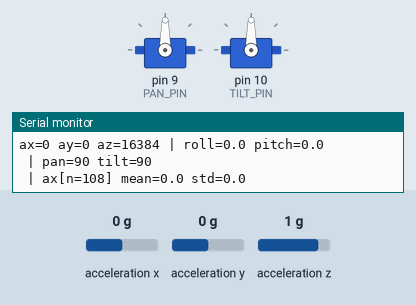
Recording of a sketch running on a simulated Arduino Uno, built with avr-gcc and run on an emulated ATmega328P. On the bench: 2 × servo, the last lines printed to the serial monitor. Wiring (inferred from the names in the program): MPU-6050 motion sensor at I2C address 0x68. The inputs (shaded band) are chosen by the test bench; at power-on: acceleration x 0 g, acceleration y 0 g, acceleration z 1 g.

Above: at 1.2 s.
1.3 s: acceleration x set to -0.8 g
At 2.1 s:
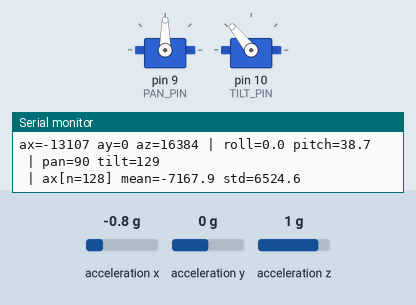
3.0 s: acceleration y set to -1.4 g
At 3.7 s:
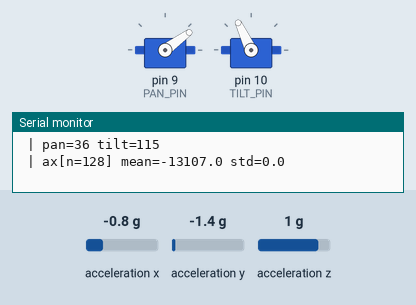
4.6 s: acceleration z set to -1.4 g
At 5.2 s:
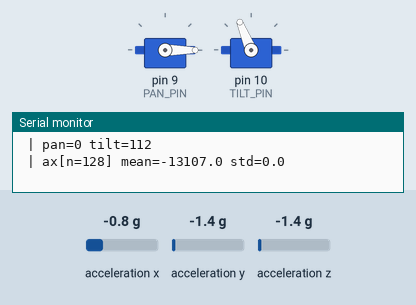
6.2 s: acceleration x set to -1.4 g
At 7.4 s:
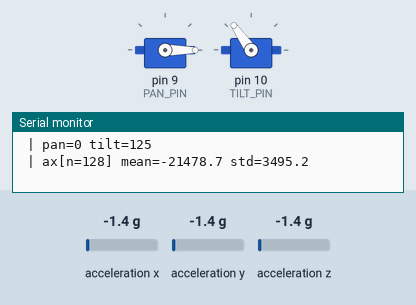
7.8 s: acceleration y set to -0.2 g
At 9.1 s:
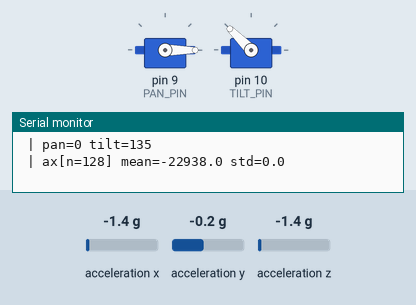
9.4 s: acceleration y set to 0.1 g
At 10.3 s:
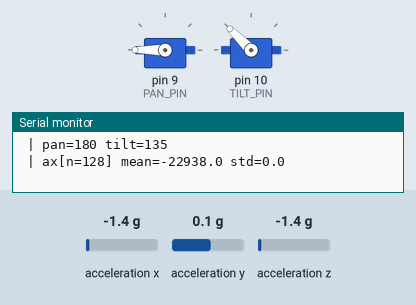
Timing chart, 0 to 12.1 s (numbered marks = the images above; inputs shaded):
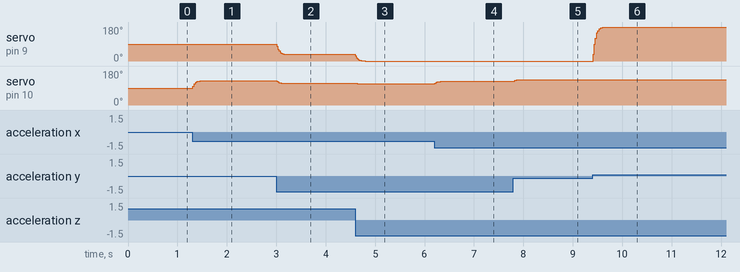

Measured:
- the behaviour switches between -0.1 and 0 g on acceleration y (found by bisection; images 5 and 6)
- after the input at 1.3 s, servo on pin 10 (TILT_PIN): 90° → 128° at once, → 129° 0.24 s later
- after the input at 3.0 s, servo on pin 9 (PAN_PIN): 90° → 36° at once; servo on pin 10 (TILT_PIN): 129° → 115° at once
- after the input at 4.6 s, servo on pin 9 (PAN_PIN): moves from 36° to 0° over 0.20 s, starting at once; servo on pin 10 (TILT_PIN): 115° → 112° at once
- after the input at 6.2 s, servo on pin 10 (TILT_PIN): 112° → 125° at once
- after the input at 7.8 s, servo on pin 10 (TILT_PIN): 125° → 134° at once, → 135° 0.17 s later
- after the input at 9.4 s, servo on pin 9 (PAN_PIN): moves from 0° to 180° over 0.26 s, starting at once

The sketch:

laser_turret.ino
```cpp
/*
 * laser_turret.ino
 * Double-axis turret controlled by tilting an MPU-6050.
 */
#include <Wire.h>
#include <Servo.h>
const uint8_t MPU_ADDR = 0x68;          // I2C address (AD0 left unconnected)

const uint8_t REG_PWR_MGMT_1   = 0x6B;  // power management, chip starts asleep
const uint8_t REG_ACCEL_CONFIG = 0x1C;  // accelerometer range setting
const uint8_t REG_WHO_AM_I     = 0x75;  // identity register, normally 0x68

const uint8_t REG_ACCEL_XOUT_H = 0x3B;  // first of 6 accel bytes (XH XL YH YL ZH ZL)

const uint16_t SAMPLE_PERIOD_MS = 10;   // read sensor at ~100 Hz
const uint16_t PRINT_PERIOD_MS  = 100;  // print at ~10 Hz

const float SMOOTHING = 0.2f;   // 0..1, lower = smoother but laggier

const uint8_t PAN_PIN  = 9;    // servo that follows roll  (left/right)
const uint8_t TILT_PIN = 10;   // servo that follows pitch (up/down)

// If a servo moves the wrong way, flip its flag to true.
const bool INVERT_PAN  = false;
const bool INVERT_TILT = false;

const uint8_t WINDOW_SIZE = 128;   // rolling window length required by the trial

struct AccelData {
  int16_t x;
  int16_t y;
  int16_t z;
};

/*
 * RollingStats: keeps the most recent WINDOW_SIZE samples in a fixed size
 * circular buffer and computes mean / standard deviation on demand.
 * The buffer is a plain array inside the object
 */
class RollingStats {
 public:
  RollingStats() : head_(0), count_(0) {
    for (uint8_t i = 0; i < WINDOW_SIZE; i++) {
      samples_[i] = 0;
    }
  }

  // Add one sample, once full, the oldest sample is overwritten.
  void add(int16_t value) {
    samples_[head_] = value;
    head_ = (head_ + 1) % WINDOW_SIZE;
    if (count_ < WINDOW_SIZE) {
      count_++;
    }
  }

  uint8_t size() const { return count_; }

  float mean() const {
    if (count_ == 0) return 0.0f;
    int32_t sum = 0;   // 128 * 32768 fits in 32 bits
    for (uint8_t i = 0; i < count_; i++) {
      sum += samples_[i];
    }
    return (float)sum / (float)count_;
  }

  // Population standard deviation: sqrt( sum((x - mean)^2) / N )
  float stdDev() const {
    if (count_ < 2) return 0.0f;
    float m = mean();
    float acc = 0.0f;
    for (uint8_t i = 0; i < count_; i++) {
      float d = (float)samples_[i] - m;
      acc += d * d;
    }
    return sqrt(acc / (float)count_);
  }

 private:
  int16_t samples_[WINDOW_SIZE];
  uint8_t head_;    // index where the next sample will be written
  uint8_t count_;   // how many valid samples we hold (max WINDOW_SIZE)
};

AccelData latest = {0, 0, 0};
unsigned long lastSampleMs = 0;
unsigned long lastPrintMs  = 0;

unsigned long lastBeatMs = 0;
bool ledOn = false;

float latestRoll  = 0.0f;   // degrees, -90..90
float latestPitch = 0.0f;

float filteredRoll  = 0.0f;
float filteredPitch = 0.0f;

Servo panServo;
Servo tiltServo;
int panCmd  = 90;
int tiltCmd = 90;

RollingStats axStats;   // rolling stats of the RAW X axis reading

// Try every 7-bit address and print the ones that answer.
// void scanI2C() {
//   Serial.println(F("Scanning I2C bus..."));
//   uint8_t found = 0;
//   for (uint8_t addr = 1; addr < 127; addr++) {
//     Wire.beginTransmission(addr);
//     if (Wire.endTransmission() == 0) {   // 0 = device acknowledged
//       Serial.print(F("  device at 0x"));
//       Serial.println(addr, HEX);
//       found++;
//     }
//   }
//   if (found == 0) {
//     Serial.println(F("  no devices found - check wiring"));
//   }
// }
// Write one byte to one MPU register. Returns true on success.
bool mpuWrite(uint8_t reg, uint8_t value) {
  Wire.beginTransmission(MPU_ADDR);
  Wire.write(reg);
  Wire.write(value);
  return Wire.endTransmission() == 0;   // 0 means the MPU acknowledged
}

// Read the WHO_AM_I register. Returns -1 if the MPU did not respond.
int mpuWhoAmI() {
  Wire.beginTransmission(MPU_ADDR);
  Wire.write(REG_WHO_AM_I);
  if (Wire.endTransmission(false) != 0) return -1;
  if (Wire.requestFrom(MPU_ADDR, (uint8_t)1) != 1) return -1;
  return Wire.read();
}

// Combine two bytes, high first, into one signed 16 bit value.
int16_t readInt16() {
  uint8_t high = Wire.read();
  uint8_t low  = Wire.read();
  return (int16_t)(((uint16_t)high << 8) | low);
}

// Read raw X, Y, Z acceleration (6 bytes starting at ACCEL_XOUT_H).
bool readAccel(AccelData &out) {
  Wire.beginTransmission(MPU_ADDR);
  Wire.write(REG_ACCEL_XOUT_H);
  if (Wire.endTransmission(false) != 0) return false;
  if (Wire.requestFrom(MPU_ADDR, (uint8_t)6) != 6) return false;
  out.x = readInt16();
  out.y = readInt16();
  out.z = readInt16();
  return true;
}

float clampAngle(float a) {
  if (a > 90.0f)  return 90.0f;
  if (a < -90.0f) return -90.0f;
  return a;
}

// Convert a tilt angle (-90..+90 degrees) to a servo command (0..180).
int angleToServo(float angleDeg, bool invert) {
  if (angleDeg > 90.0f)  angleDeg = 90.0f;
  if (angleDeg < -90.0f) angleDeg = -90.0f;
  if (invert) angleDeg = -angleDeg;
  return (int)(90.0f + angleDeg + 0.5f);   // +0.5 rounds to nearest
}

#define RUN_SELF_TESTS 1   // set to 0 to skip the self test at boot

#if RUN_SELF_TESTS
bool nearlyEqual(float a, float b, float tol) {
  return fabs(a - b) <= tol;
}

void report(const __FlashStringHelper* name, bool pass) {
  Serial.print(F("SELFTEST "));
  Serial.print(name);
  Serial.println(pass ? F(": PASS") : F(": FAIL"));
}

void runSelfTests() {
  {  // full window of 1..128
    RollingStats s;
    for (int16_t i = 1; i <= WINDOW_SIZE; i++) s.add(i);
    report(F("full window"),
           s.size() == WINDOW_SIZE &&
           nearlyEqual(s.mean(), 64.5f, 0.01f) &&
           nearlyEqual(s.stdDev(), 36.95f, 0.05f));

    s.add(129);   // oldest (1) drops out; window is now 2..129
    report(F("rolling slide"),
           s.size() == WINDOW_SIZE &&
           nearlyEqual(s.mean(), 65.5f, 0.01f) &&
           nearlyEqual(s.stdDev(), 36.95f, 0.05f));
  }
  {  // constant input has zero spread
    RollingStats c;
    for (uint8_t i = 0; i < WINDOW_SIZE; i++) c.add(500);
    report(F("constant input"),
           nearlyEqual(c.mean(), 500.0f, 0.01f) &&
           nearlyEqual(c.stdDev(), 0.0f, 0.01f));
  }
  {  // partially filled window: {10, 20} -> mean 15, std 5
    RollingStats p;
    p.add(10);
    p.add(20);
    report(F("partial window"),
           p.size() == 2 &&
           nearlyEqual(p.mean(), 15.0f, 0.01f) &&
           nearlyEqual(p.stdDev(), 5.0f, 0.01f));
  }
}
#endif

void setup() {
  Serial.begin(115200);
  #if RUN_SELF_TESTS
  runSelfTests();
  #endif
  Serial.println(F("Turret firmware booting..."));

  Wire.begin();
  Wire.setClock(400000);   // 400 kHz fast mode

  // Wake the MPU (it boots in sleep mode).
  if (!mpuWrite(REG_PWR_MGMT_1, 0x00)) {
    while (true) {
      Serial.println(F("ERROR: MPU-6050 not responding. Check VCC/GND/SDA/SCL wiring."));
      delay(2000);
    }
  }
  mpuWrite(REG_ACCEL_CONFIG, 0x00);   // +/-2 g full scale range

  int id = mpuWhoAmI();

  Serial.print(F("WHO_AM_I = 0x"));
  Serial.println(id, HEX);
  panServo.attach(PAN_PIN);
  tiltServo.attach(TILT_PIN);
  panServo.write(90);    // start centered
  tiltServo.write(90);
  Serial.println(F("Turret ready. Tilt the MPU-6050."));
}

void loop() {
  unsigned long now = millis();

  if (now - lastSampleMs >= SAMPLE_PERIOD_MS) {
    lastSampleMs = now;
    AccelData a;
    if (readAccel(a)) {
      latest = a;
      axStats.add(a.x);   // rolling window of RAW x readings

      float fx = (float)a.x;
      float fy = (float)a.y;
      float fz = (float)a.z;

      float roll  = clampAngle(atan2(fy, fz) * RAD_TO_DEG);
      float pitch = clampAngle(atan2(-fx, sqrt(fy * fy + fz * fz)) * RAD_TO_DEG);

      filteredRoll  = SMOOTHING * roll  + (1.0f - SMOOTHING) * filteredRoll;
      filteredPitch = SMOOTHING * pitch + (1.0f - SMOOTHING) * filteredPitch;

      latestRoll  = filteredRoll;
      latestPitch = filteredPitch;

      panCmd  = angleToServo(filteredRoll,  INVERT_PAN);
      tiltCmd = angleToServo(filteredPitch, INVERT_TILT);
      panServo.write(panCmd);
      tiltServo.write(tiltCmd);
    }
  }

  if (now - lastPrintMs >= PRINT_PERIOD_MS) {
    lastPrintMs = now;
    Serial.print(F("ax=")); Serial.print(latest.x);
    Serial.print(F(" ay=")); Serial.print(latest.y);
    Serial.print(F(" az=")); Serial.print(latest.z);
    Serial.print(F(" | roll=")); Serial.print(latestRoll, 1);
    Serial.print(F(" pitch=")); Serial.println(latestPitch, 1);
    Serial.print(F(" | pan=")); Serial.print(panCmd);
    Serial.print(F(" tilt=")); Serial.println(tiltCmd);
    Serial.print(F(" | ax[n=")); Serial.print(axStats.size());
    Serial.print(F("] mean=")); Serial.print(axStats.mean(), 1);
    Serial.print(F(" std=")); Serial.println(axStats.stdDev(), 1);
  }
}
```
